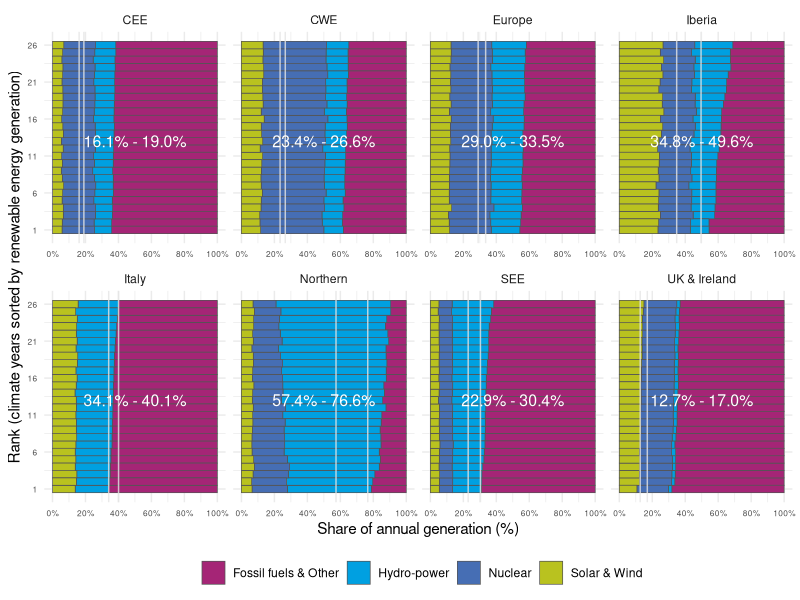

The R script that drew this image:
# This code has been used to generate the figures in the following report:
# De Felice, M., Busch, S., Kanellopoulos, K., Kavvadias, K. and Hidalgo Gonzalez, I.,
# Power system flexibility in a variable climate,
# ISBN 978-92-76-18183-5 (online), doi:10.2760/75312 (online)
# This code is released under Creative Commons Attribution 4.0 International (CC BY 4.0) licence
# (https://creativecommons.org/licenses/by/4.0/).

library(tidyverse)

mix <- read_csv("data_figure13.csv")

this_fuel_cmap <- c(
  "Fossil fuels & Other" = "#a52576",
  "Nuclear" = "#466eb4ff",
  "Solar & Wind" =  "#b9c21f",
  "Hydro-power" = "#00a0e1ff"
)

mix_min_max <- read_csv("data_figure13_minmax.csv")

g <- ggplot(mix, aes(x = (r), y = fraction)) +
  geom_bar(
    stat = "identity", aes(fill = fuel_class),
    color = "grey33",
    width = 1,
    size = 0.25
  ) +
  facet_wrap(~region, ncol = 4, scales = "free_x") +
  scale_y_continuous(labels = scales::percent, breaks = seq(0, 1, 0.2)) +
  scale_x_continuous(breaks = seq(1, 26, 5)) +
  scale_fill_manual(values = this_fuel_cmap, name = "") +
  theme_minimal() +
  theme(
    legend.position = "bottom",
    axis.text = element_text(size = 6)
  ) +
  labs(
    x = "Rank (climate years sorted by renewable energy generation)",
    y = "Share of annual generation (%)"
  ) +
  geom_hline(
    data = mix_min_max, aes(yintercept = max), color = "grey90",
    alpha = 0.8
  ) +
  geom_hline(data = mix_min_max, aes(yintercept = min), color = "grey90", alpha = 0.8) +
  geom_text(
    data = mix_min_max, x = 13,
    aes(
      # y = min+0.04,
      label = sprintf("%0.1f%% - %0.1f%%", max * 100, min * 100)
    ),
    color = "white", size = 4,
    y = 0.5
  ) +
  coord_flip()

ggsave("figure13.png", width = 8, height = 5)
